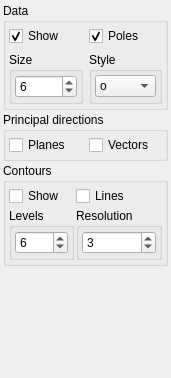
<?xml version="1.0" encoding="UTF-8"?>
<ui version="4.0">
 <class>WidgetPlanar</class>
 <widget class="QWidget" name="WidgetPlanar">
  <property name="geometry">
   <rect>
    <x>0</x>
    <y>0</y>
    <width>171</width>
    <height>378</height>
   </rect>
  </property>
  <property name="windowTitle">
   <string>Form</string>
  </property>
  <layout class="QVBoxLayout" name="verticalLayout_4">
   <property name="spacing">
    <number>2</number>
   </property>
   <property name="leftMargin">
    <number>3</number>
   </property>
   <property name="topMargin">
    <number>3</number>
   </property>
   <property name="rightMargin">
    <number>3</number>
   </property>
   <property name="bottomMargin">
    <number>3</number>
   </property>
   <item>
    <widget class="QGroupBox" name="groupBox">
     <property name="title">
      <string>Data</string>
     </property>
     <layout class="QGridLayout" name="gridLayout_2">
      <property name="leftMargin">
       <number>3</number>
      </property>
      <property name="topMargin">
       <number>3</number>
      </property>
      <property name="rightMargin">
       <number>3</number>
      </property>
      <property name="bottomMargin">
       <number>3</number>
      </property>
      <item row="0" column="0">
       <widget class="QCheckBox" name="checkShowData">
        <property name="text">
         <string>Show</string>
        </property>
        <property name="checked">
         <bool>true</bool>
        </property>
       </widget>
      </item>
      <item row="0" column="1">
       <widget class="QCheckBox" name="checkAsPoles">
        <property name="text">
         <string>Poles</string>
        </property>
        <property name="checked">
         <bool>true</bool>
        </property>
       </widget>
      </item>
      <item row="1" column="0">
       <widget class="QGroupBox" name="groupBox_6">
        <property name="title">
         <string>Size</string>
        </property>
        <layout class="QVBoxLayout" name="verticalLayout">
         <property name="spacing">
          <number>2</number>
         </property>
         <property name="leftMargin">
          <number>3</number>
         </property>
         <property name="topMargin">
          <number>3</number>
         </property>
         <property name="rightMargin">
          <number>3</number>
         </property>
         <property name="bottomMargin">
          <number>3</number>
         </property>
         <item>
          <widget class="QSpinBox" name="spinSize">
           <property name="minimum">
            <number>1</number>
           </property>
           <property name="maximum">
            <number>20</number>
           </property>
           <property name="value">
            <number>6</number>
           </property>
          </widget>
         </item>
        </layout>
       </widget>
      </item>
      <item row="1" column="1">
       <widget class="QGroupBox" name="groupBox_7">
        <property name="title">
         <string>Style</string>
        </property>
        <layout class="QVBoxLayout" name="verticalLayout_6">
         <property name="spacing">
          <number>2</number>
         </property>
         <property name="leftMargin">
          <number>3</number>
         </property>
         <property name="topMargin">
          <number>3</number>
         </property>
         <property name="rightMargin">
          <number>3</number>
         </property>
         <property name="bottomMargin">
          <number>3</number>
         </property>
         <item>
          <widget class="QComboBox" name="comboStyle">
           <property name="currentIndex">
            <number>2</number>
           </property>
           <item>
            <property name="text">
             <string>.</string>
            </property>
           </item>
           <item>
            <property name="text">
             <string>,</string>
            </property>
           </item>
           <item>
            <property name="text">
             <string>o</string>
            </property>
           </item>
           <item>
            <property name="text">
             <string>v</string>
            </property>
           </item>
           <item>
            <property name="text">
             <string>^</string>
            </property>
           </item>
           <item>
            <property name="text">
             <string>&lt;</string>
            </property>
           </item>
           <item>
            <property name="text">
             <string>&gt;</string>
            </property>
           </item>
           <item>
            <property name="text">
             <string>1</string>
            </property>
           </item>
           <item>
            <property name="text">
             <string>2</string>
            </property>
           </item>
           <item>
            <property name="text">
             <string>3</string>
            </property>
           </item>
           <item>
            <property name="text">
             <string>4</string>
            </property>
           </item>
           <item>
            <property name="text">
             <string>8</string>
            </property>
           </item>
           <item>
            <property name="text">
             <string>s</string>
            </property>
           </item>
           <item>
            <property name="text">
             <string>p</string>
            </property>
           </item>
           <item>
            <property name="text">
             <string>P</string>
            </property>
           </item>
           <item>
            <property name="text">
             <string>*</string>
            </property>
           </item>
           <item>
            <property name="text">
             <string>h</string>
            </property>
           </item>
           <item>
            <property name="text">
             <string>H</string>
            </property>
           </item>
           <item>
            <property name="text">
             <string>+</string>
            </property>
           </item>
           <item>
            <property name="text">
             <string>x</string>
            </property>
           </item>
           <item>
            <property name="text">
             <string>X</string>
            </property>
           </item>
           <item>
            <property name="text">
             <string>D</string>
            </property>
           </item>
           <item>
            <property name="text">
             <string>d</string>
            </property>
           </item>
           <item>
            <property name="text">
             <string>|</string>
            </property>
           </item>
           <item>
            <property name="text">
             <string>_</string>
            </property>
           </item>
          </widget>
         </item>
        </layout>
       </widget>
      </item>
     </layout>
    </widget>
   </item>
   <item>
    <widget class="QGroupBox" name="groupBox_2">
     <property name="title">
      <string>Principal directions</string>
     </property>
     <layout class="QGridLayout" name="gridLayout_3">
      <property name="leftMargin">
       <number>3</number>
      </property>
      <property name="topMargin">
       <number>3</number>
      </property>
      <property name="rightMargin">
       <number>3</number>
      </property>
      <property name="bottomMargin">
       <number>3</number>
      </property>
      <item row="0" column="0">
       <widget class="QCheckBox" name="checkEigPlanes">
        <property name="text">
         <string>Planes</string>
        </property>
       </widget>
      </item>
      <item row="0" column="1">
       <widget class="QCheckBox" name="checkEigLines">
        <property name="text">
         <string>Vectors</string>
        </property>
       </widget>
      </item>
     </layout>
    </widget>
   </item>
   <item>
    <widget class="QGroupBox" name="groupBox_3">
     <property name="title">
      <string>Contours</string>
     </property>
     <layout class="QGridLayout" name="gridLayout">
      <property name="leftMargin">
       <number>3</number>
      </property>
      <property name="topMargin">
       <number>3</number>
      </property>
      <property name="rightMargin">
       <number>3</number>
      </property>
      <property name="bottomMargin">
       <number>3</number>
      </property>
      <property name="spacing">
       <number>2</number>
      </property>
      <item row="0" column="0">
       <widget class="QCheckBox" name="checkContours">
        <property name="text">
         <string>Show</string>
        </property>
       </widget>
      </item>
      <item row="0" column="1">
       <widget class="QCheckBox" name="checkContourLines">
        <property name="text">
         <string>Lines</string>
        </property>
       </widget>
      </item>
      <item row="2" column="0">
       <widget class="QGroupBox" name="groupBox_4">
        <property name="title">
         <string>Levels</string>
        </property>
        <layout class="QVBoxLayout" name="verticalLayout_3">
         <property name="spacing">
          <number>2</number>
         </property>
         <property name="leftMargin">
          <number>3</number>
         </property>
         <property name="topMargin">
          <number>3</number>
         </property>
         <property name="rightMargin">
          <number>3</number>
         </property>
         <property name="bottomMargin">
          <number>3</number>
         </property>
         <item>
          <widget class="QSpinBox" name="spinLevels">
           <property name="minimum">
            <number>1</number>
           </property>
           <property name="maximum">
            <number>24</number>
           </property>
           <property name="value">
            <number>6</number>
           </property>
          </widget>
         </item>
        </layout>
       </widget>
      </item>
      <item row="2" column="1">
        <widget class="QGroupBox" name="groupBox_5">
         <property name="title">
          <string>Resolution</string>
         </property>
         <layout class="QVBoxLayout" name="verticalLayout_5">
          <property name="spacing">
           <number>2</number>
          </property>
          <property name="leftMargin">
           <number>3</number>
          </property>
          <property name="topMargin">
           <number>3</number>
          </property>
          <property name="rightMargin">
           <number>3</number>
          </property>
          <property name="bottomMargin">
           <number>3</number>
          </property>
          <item>
           <widget class="QSpinBox" name="spinResolution">
            <property name="minimum">
             <number>1</number>
            </property>
            <property name="maximum">
             <number>6</number>
            </property>
            <property name="value">
             <number>3</number>
            </property>
           </widget>
          </item>
         </layout>
        </widget>
      </item>
     </layout>
    </widget>
   </item>
   <item>
    <spacer name="verticalSpacer">
     <property name="orientation">
      <enum>Qt::Vertical</enum>
     </property>
     <property name="sizeHint" stdset="0">
      <size>
       <width>20</width>
       <height>40</height>
      </size>
     </property>
    </spacer>
   </item>
  </layout>
 </widget>
 <resources/>
 <connections/>
</ui>
